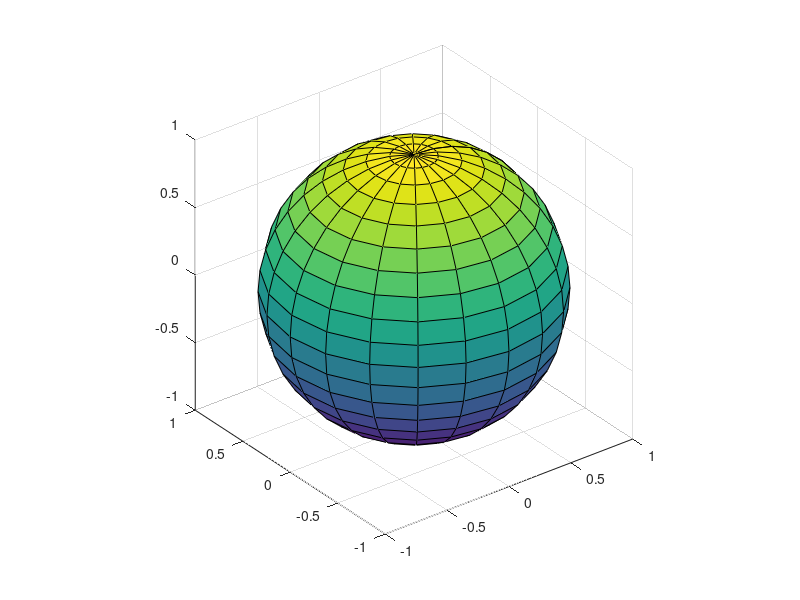
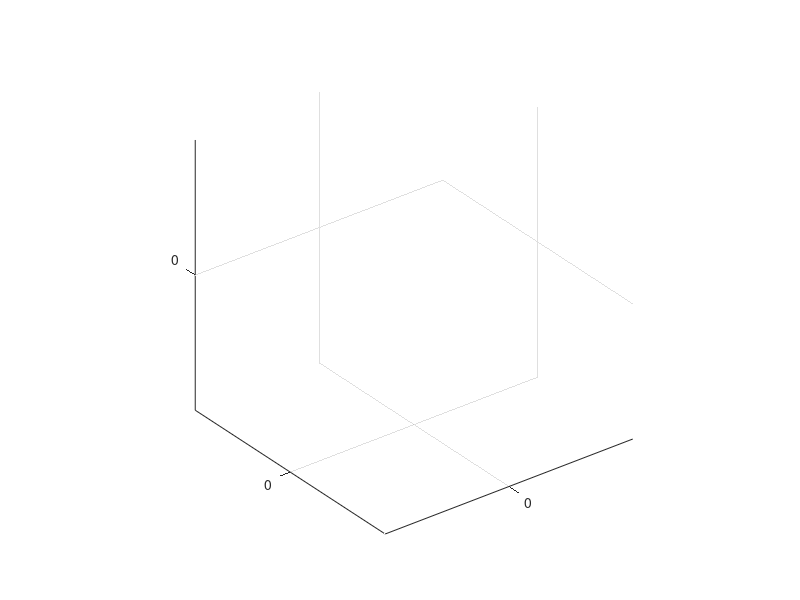

These charts were generated, in order, by the following MATLAB code: (Note: this script raises an error after producing the figures.)
%% Introduktion
%Vi starter med at fjerne alle variabler der måtte være i vores workspace.
clc;clear;
%I denne Matlab-fil skal vi lave en animation af jordens rotation omkring
%sig selv. Vi modellerer Jorden som en kugle med radius 1 og med centrum i
%Origo. Vi kan nemt lave denne model vha. følgende kommando:
[X,Y,Z]=sphere;
%Bemærk at X, Y og Z er matricer således at (X(i,j),Y(i,j),Z(i,j)) er et
%punkt på kuglen. Til senere udregninger skal vi bruge dimensionerne af
%matricerne
[m,n]=size(X);
%Det er også mere bekvemt at arbejde med en matrix hvor søjlerne i matricen
%er punkter på kuglen:
A=[X(:)';Y(:)';Z(:)'];
%På denne måde kan man givet en 3x3 rotationsmatrix R roterere alle
%punkterne på kuglen på en gang ved at udregne R*A. Man kan efterfølgende
%transformere rækkerne i A tilbage til passende matricer med kommandoerne
%    X=reshape(A(1,:),[m,n]); 
%    Y=reshape(A(2,:),[m,n]); 
%    Z=reshape(A(3,:),[m,n]); 
%Man kan plotte kuglen med kommandoen
figure
surf(X,Y,Z);
axis equal
%% Opgave (i)
%I denne opgave skal vi roterere kuglen så den får den korrekte hældning.
%Husk at vi antager at nordpolen er placeret i punktet (0,0,1). Med denne
%antagelse giver plottet af X, Y og Z passende linjer for længde og
%breddegrader.

%Bestem først rotationsvinklen i radianer
theta=0000;
%Bestem Efterfølgende rotationsmatricen R der roterer med en vinkel theta
%omkring y-aksen
R=0000;
%Roter punkterne på kuglen
A=R*A;
%Omtransformer til matricer og plot resultatet:
X=reshape(A(1,:),[m,n]); 
Y=reshape(A(2,:),[m,n]); 
Z=reshape(A(3,:),[m,n]); 
figure;
surf(X,Y,Z)
axis equal

%% Opgave (ii)
%Vi skal i denne opgave bestemme en enhedsvektor der er parallel med linjen
%gennem nord og sydpolen. 
v=0000;

%% Opgave (iii)
%Vi skal i denne opgave lave en animation af Jordens rotation om sin egen
%akse. Dette gøres vha. Matlabs VideoWriter funktion. Vi skal sådan set
%bare tegne de frames der skal indgå i animationen så klarer Matlab resten.

%VI ønsker 60 fps og 3 sekunders video
fps=60;
seconds=3;
%Derfor får vi det totale antal frames
n_frames=fps*3;
%Vi laver nu figuren vi skal plotte i
h = figure;
h.Visible= 'off'; 
set(h, 'Position',  [100, 100,600, 800])
axis equal
axis([-2 2 -2 2 -2 2 ])
view(0,45)
ax=gca();
set(ax,'XColor', 'none','YColor','none')

%Bemærk at der ikke er grund til at se hvert plot så vi gør figuren usynlig
%Vi laver nu et videoobjekt
video = VideoWriter('rotation.mp4','MPEG-4');
video.Quality=100;
video.FrameRate=fps;
open(video);
%Nedenstående loop laver de frames der skal indgå i animationen.
for k =1:n_frames
    %Vi ønsker en enkelt rotation så vi sætter vinklen vi roterer jorden
    %med i frame k til at være
    theta=k*2*pi/n_frames;
    %Udregn s og lambda for den kvatanion som vi skal bruge for at rotere
    %med en vinkel theta omkring v
    s=0000;
    lambda=0000;
    %Brug funktionerne left_multiplication og right_multiplication til at
    %definere passende matricer til at udregne rotationen qpq^(-1) hvor
    %q=[s,lambda*v]
    L=left_multiplication(0000,0000);
    R=right_multiplication(0000,0000);
    %Vi omdanner nu vektorerne i A til kvatanioner ved at sætte deres
    %skalardel lig 0.
    Q=[zeros(1,n*m);A];
    %Vi udregner rotationen omkring v vha. kvatanioner
    Q=L*R*Q;
    %Vi omdanner vores roterede kvatanioner til vektorer. Bemærk at vi
    %smider skalardelen væk, da den blot er 0.
    X=reshape(Q(2,:),[m,n]); 
    Y=reshape(Q(3,:),[m,n]); 
    Z=reshape(Q(4,:),[m,n]); 
    %Vi plotter den roterede kugle og sørger for at vores plot bliver en
    %frame i videoen. Bemærk at det er hurtigere i Matlab at plotte kuglen
    %første gang og efterfølgende bare opdatere plottets indhold.
    if k==1
        w=surf(ax,X,Y,Z);
    else
        set(w,'XData',X)
        set(w,'YData',Y)
        set(w,'ZData',Z)
    end
    hold on
    %Vi plotter rotationsaksen
    plot3(ax,[-2*v(1),2*v(1)],[-2*v(2),2*v(2)],[-2*v(3),2*v(3)],'b')
    axis equal
    axis([-2 2 -2 2 -2 2 ])
    drawnow();
    %Vi skriver den frame vi lige har plottet til vores video.
    writeVideo(video,getframe(ax));
end
%Vi afslutter vores video.
close(video)

%% Hjælpefunktioner 

function L = left_multiplication(s,v)
%Funktion der udregner matricen for venstre multiplikation med kvatanionen
%[s,v]
error('Implementation mangler')
end

function R = right_multiplication(s,v)
%Funktion der udregner matricen for højre multiplikation med kvatanionen
%[s,v]
error('Implementation mangler')
end
